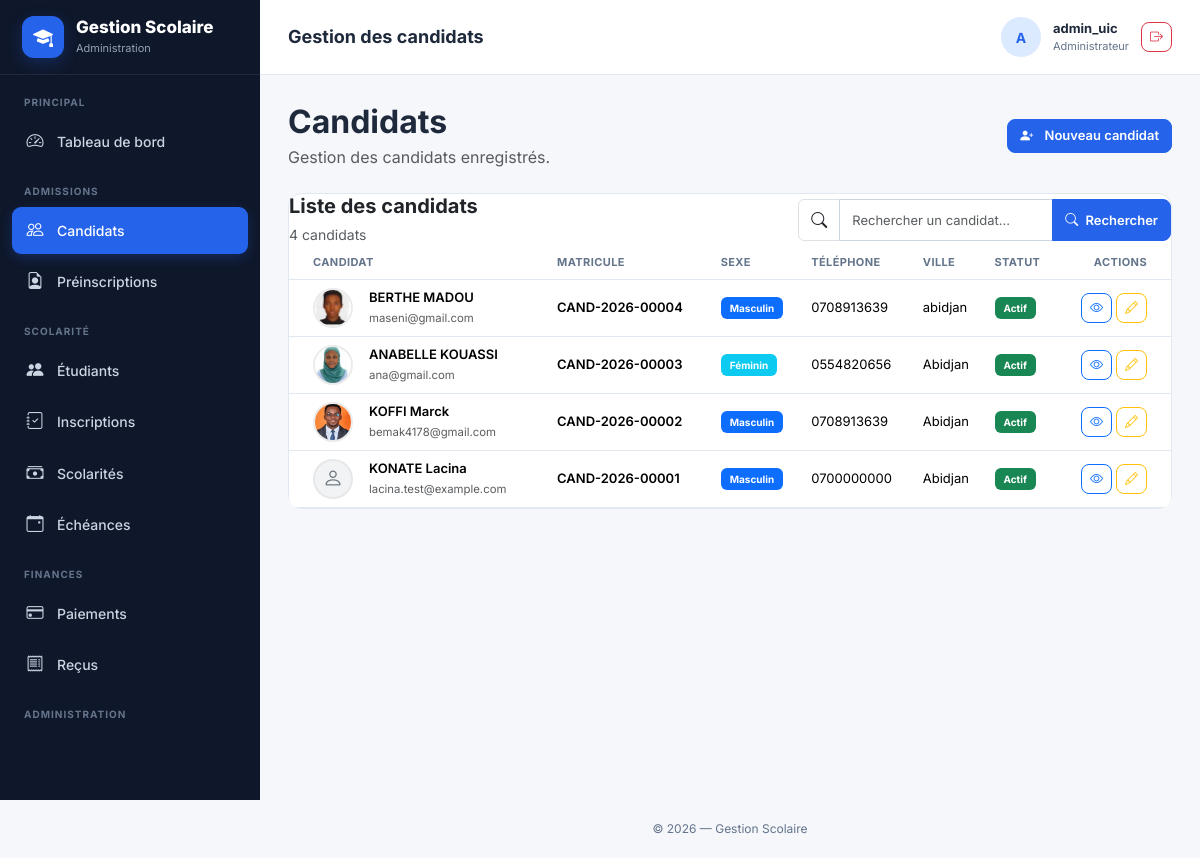
Before: /candidats/ (signed in) with the older database file.
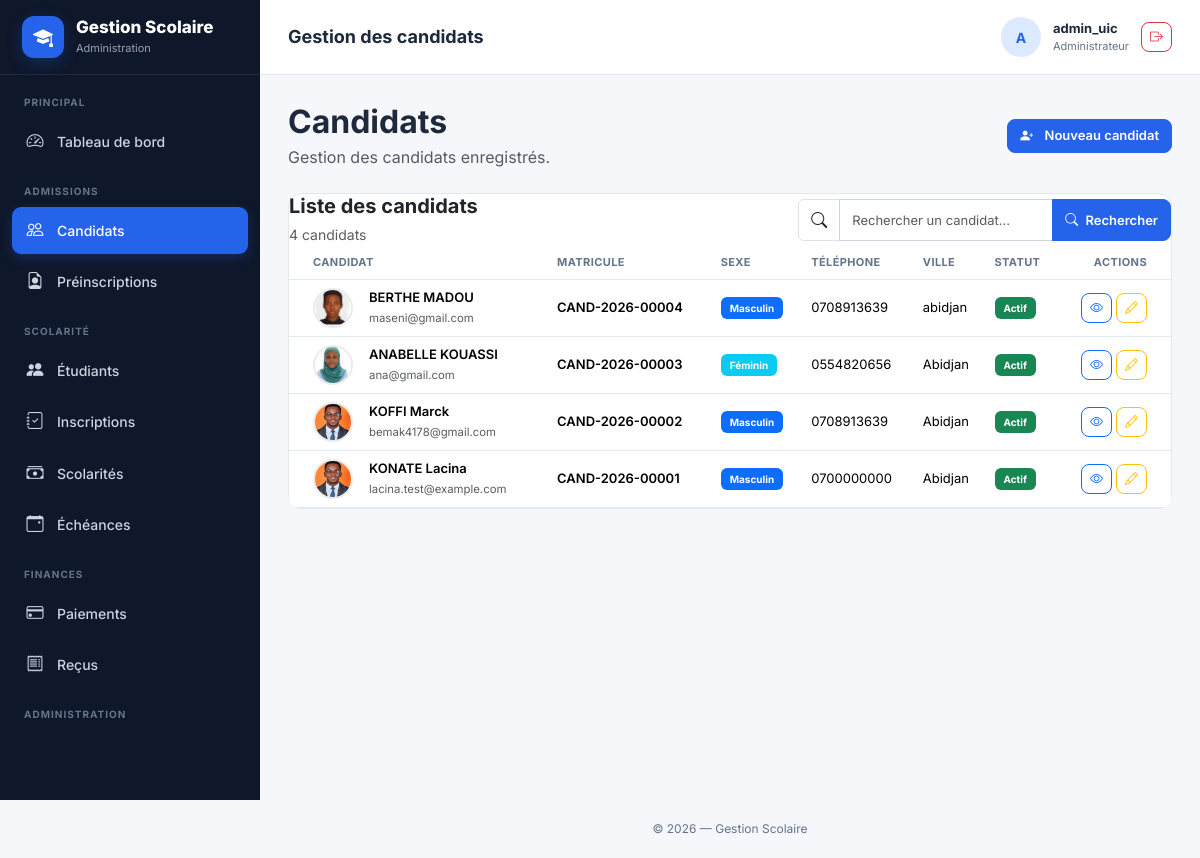
After: the same page with the newer database file.
### gestion/models.py (models this page shows, shortened)
class Candidat(models.Model):
    SEXE_CHOICES = [
        ("M", "Masculin"),
        ("F", "Féminin"),
    ]
    matricule_candidat = models.CharField(
        max_length=30,
        unique=True,
        editable=False,
    )
    nom = models.CharField(
        max_length=100
    )
    prenoms = models.CharField(
        max_length=150
    )
    sexe = models.CharField(
        max_length=1,
        choices=SEXE_CHOICES
    )
    date_naissance = models.DateField()
    lieu_naissance = models.CharField(
        max_length=150
    )
    nationalite = models.CharField(
        max_length=100,
        default="Ivoirienne"
    )
    photo = models.ImageField(
        upload_to="candidats/photos/",
        null=True,
        blank=True,
        validators=[FileExtensionValidator(allowed_extensions=["jpg", "jpeg", "png"])],
    )
    telephone = models.CharField(
        max_length=30
    )
    email = models.EmailField(
        blank=True,
        null=True
    )
    adresse = models.CharField(
        max_length=255,
        blank=True
    )
    ville = models.CharField(
        max_length=100,
        blank=True
    )
    dernier_diplome = models.CharField(
        max_length=150,
        blank=True
    )
    serie_diplome = models.CharField(
        max_length=100,
        blank=True
    )
    annee_obtention = models.PositiveIntegerField(
        null=True,
        blank=True
    )
    etablissement_origine = models.CharField(
        max_length=200,
        blank=True
    )
    date_creation = models.DateTimeField(
        auto_now_add=True
    )
    date_modification = models.DateTimeField(
        auto_now=True
    )
    actif = models.BooleanField(
        default=True
    )
    class Meta:
        verbose_name = "Candidat"
        verbose_name_plural = "Candidats"
        ordering = ["nom", "prenoms"]

### gestion/views.py (the view, shortened to what this page needs)
@login_required
@permission_required('gestion.view_candidat', raise_exception=True)
def candidats_liste(request):
    candidats = Candidat.objects.all().order_by("-id")
    recherche = request.GET.get("q", "").strip()
    paginator = Paginator(candidats, 10)  # 10 candidats par page
    page_number = request.GET.get("page")
    page_obj = paginator.get_page(page_number)
    context = {
        "candidats": page_obj,
        "page_obj": page_obj,
        "paginator": paginator,
        "recherche": recherche,
    }
    return render(
        request,
        "gestion/candidats/liste.html",
        context
    )

### gestion/templates/gestion/candidats/liste.html (shortened to what the changed rows need)
{% extends "gestion/base.html" %}
{% block page_title %}
Gestion des candidats
{% endblock %}
{% block content %}
<div class="d-flex flex-wrap justify-content-between align-items-center gap-3 mb-4">
    <div>
        <h2 class="fw-bold mb-1">
            Candidats
        </h2>
    </div>
</div>
<div class="card page-card">
    <div class="table-responsive">
        <table class="table table-hover align-middle mb-0">
            <thead>
                <tr>
                    <th class="ps-4">
                        Candidat
                    </th>
                    <th>
                        Matricule
                    </th>
                    <th>
                        Sexe
                    </th>
                    <th>
                        Téléphone
                    </th>
                    <th>
                        Ville
                    </th>
                    <th>
                        Statut
                    </th>
                    <th class="text-end pe-4">
                        Actions
                    </th>
                </tr>
            </thead>
            <tbody>
                {% for candidat in candidats %}
                <tr>
                    <td class="ps-4">
                        <div class="d-flex align-items-center gap-3">
                            {% if candidat.photo %}
                                <img
                                    src="{{ candidat.photo.url }}"
                                    alt="Photo de {{ candidat.nom }}"
                                    class="candidate-photo"
                                >
                            {% else %}
                                <div class="candidate-placeholder">
                                    <i class="bi bi-person"></i>
                                </div>
                            {% endif %}
                            <div>
                                <div class="fw-semibold">
                                    {{ candidat.nom }}
                                    {{ candidat.prenoms }}
                                </div>
                                <small class="text-muted">
                                    {{ candidat.email|default:"Email non renseigné" }}
                                </small>
                            </div>
                        </div>
                    </td>
                    <td>
                        <span class="fw-semibold">
                            {{ candidat.matricule_candidat }}
                        </span>
                    </td>
                    <td>
                        {% if candidat.sexe == "M" %}
                            <span class="badge bg-primary">
                                Masculin
                            </span>
                        {% elif candidat.sexe == "F" %}
                            <span class="badge bg-info">
                                Féminin
                            </span>
                        {% else %}
                            <span class="badge bg-secondary">
                                Non renseigné
                            </span>
                        {% endif %}
                    </td>
                    <td>
                        {{ candidat.telephone|default:"—" }}
                    </td>
                    <td>
                        {{ candidat.ville|default:"—" }}
                    </td>
                    <td>
                        {% if candidat.actif %}
                            <span class="badge bg-success">
                                Actif
                            </span>
                        {% else %}
                            <span class="badge bg-secondary">
                                Inactif
                            </span>
                        {% endif %}
                    </td>
                    <td class="text-end pe-4">
                        <div class="d-flex justify-content-end gap-1">
                            <a
                                href="{% url 'gestion:candidat_detail' candidat.pk %}"
                                class="btn btn-outline-primary btn-sm action-btn"
                                title="Voir le candidat"
                            >
                                <i class="bi bi-eye"></i>
                            </a>
                            <a
                                href="{% url 'gestion:candidat_modifier' candidat.pk %}"
                                class="btn btn-outline-warning btn-sm action-btn"
                                title="Modifier le candidat"
                            >
                                <i class="bi bi-pencil"></i>
                            </a>
                        </div>
                    </td>
                </tr>
                {% endfor %}
            </tbody>
        </table>
    </div>
</div>
{% endblock %}

Changed rows visible on the page:
changed Candidat "KONATE": photo: picture added
